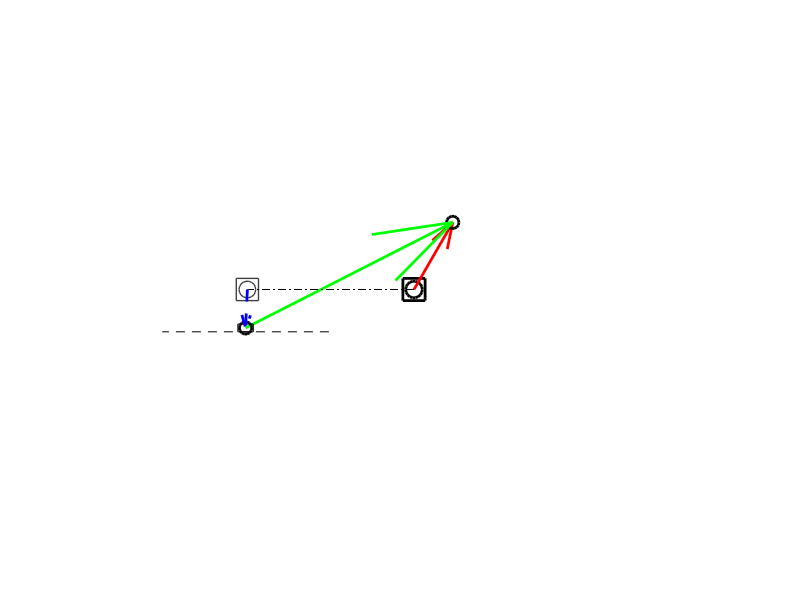

MATLAB code for this plot:
function [t1,t2, t3, t4]=cs_plot(a,b,c,d, t2,t3,t1, clrs)

if nargin < 1

    t1=0;
    % fourbar length
    a=40; b=120; c=-20; d=-86; t2=pi/3; t3= 27*pi/180;
    clrs=eye(3);
end

t4=pi/2;
    
% fourbar plot automatically adds ground orientation
o2pos=0*exp(1i*t1);
apos=a*exp(1i*t2);
bpos=a*exp(1i*t2)+b*exp(1i*(t3-pi));
o4pos=d*exp(1i*t1);


% draw it

% ground
plot(real(o2pos), imag(o2pos), 'ko', 'markersize', 12, 'linewidth', 2);
hold on;
plot(real(o2pos), imag(o2pos), 'ks', 'markersize', 16, 'linewidth', 2);


% crank, link 2
quiver(real(o2pos), imag(o2pos), ...
    real(apos-o2pos), imag(apos-o2pos), 0, 'color', clrs(1,:), ...
    'linewidth', 2);
plot(real(apos), imag(apos), 'ko', 'markersize', 9, 'linewidth', 2);

% floating link
quiver(real(bpos), imag(bpos), ...
    real(apos-bpos), imag(apos-bpos), 0, 'color', clrs(2,:), ...
    'linewidth', 2);
plot(real(bpos), imag(bpos), 'ko', 'markersize', 9, 'linewidth', 2)


plot(real(o4pos), imag(o4pos), 's', 'markersize', 16, 'linewidth', 1, ...
    'color', ones(1,3)*.25);
plot(real(o4pos), imag(o4pos), 'o', 'markersize', 12, 'linewidth', 1, ...
    'color', ones(1,3)*.25);

rectangle('Position', [real(bpos)-a/10, imag(bpos)-a/20, a/5, a/10]);
plot([real(bpos)-d/2, real(bpos)+d/2],[imag(bpos), imag(bpos)]-a/20, 'k--');
plot([real(o2pos), real(o4pos)],[imag(o2pos), imag(o4pos)], 'k-.');

quiver(real(o4pos), imag(o4pos), ...
    real(bpos-o4pos), imag(bpos-o4pos), 0, '--', 'color', clrs(3,:), ...
    'linewidth', 2);

grid on;
axis image
axis([-abs(b)-a, abs(b)+a, min(-a,-c), max(a,c)]);
axis off;